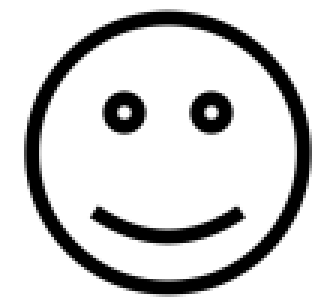
#> input picture CV_A2/CV_Assignment_2_Images/smile.png, 111 x 101 px (shown 3 times larger)
$ python A2_2d_transformations.py
#> lines starting #> are read from the running program, lines starting #| are printed output that depends on the picture
import cv2
import numpy as np

def get_transformed_image(img, matrix):
    rows=img.shape[0]
    cols=img.shape[1]

    x, y=np.meshgrid(np.arange(cols)-400, np.arange(rows)-400)
    coor=np.stack((x.flatten(), y.flatten(), np.ones(rows*cols)))
    new_coor=np.dot(matrix, coor).astype(int)

    new_coor[0, :]=new_coor[0, :]+400
    new_coor[1, :]=new_coor[1, :]+400

    for i in range(len(new_coor[0])):
      if new_coor[0][i]<0:
        new_coor[0][i]=0
      elif new_coor[0][i]>cols-1:
        new_coor[0][i]=cols-1

    for j in range(len(new_coor[1])):
      if new_coor[1][j]<0:
        new_coor[1][j]=0
      elif new_coor[1][j]>rows-1:
        new_coor[1][j]=rows-1

    transformed_img=img[new_coor[1, :], new_coor[0, :]]
    transformed_img=transformed_img.reshape(img.shape)

    return transformed_img


image=np.ones((801, 801), dtype=np.uint8)*255
# Please change the path of smile image if reading failed!
smile=cv2.imread('CV_Assignment_2_Images/smile.png',  cv2.IMREAD_GRAYSCALE)
#> smile is the input picture: shape (101, 111); min 0, max 255, mean 211.5
image[350:451, 345:456]=smile
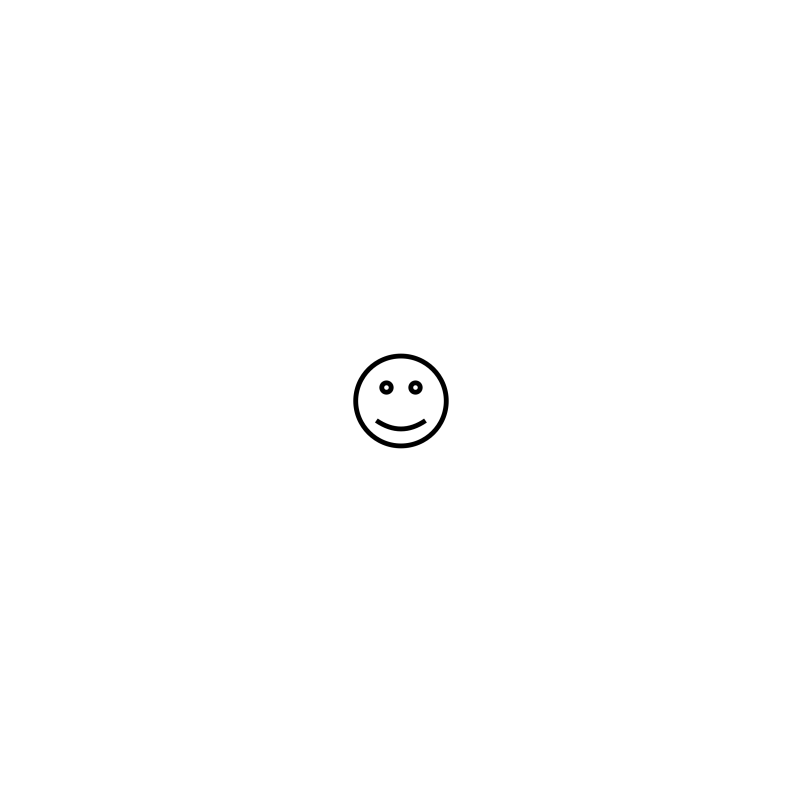
#> image: shape (801, 801); min 0, max 255, mean 254.2
img=image.copy()
Img=img.copy()

while True:
  cv2.imshow("2D transformation", Img)
  key=cv2.waitKey(1)
#> (key q is pressed here)

  if key==ord("q"):
    break
  elif key==ord("h"):
    img=image.copy()
  elif key==ord("a"):
    matrix=np.array([[1, 0, 5],
                    [0, 1, 0],
                    [0, 0, 1]])
    img=get_transformed_image(img, matrix)
  elif key==ord("d"):
    matrix=np.array([[1, 0, -5],
                    [0, 1, 0],
                    [0, 0, 1]])
    img=get_transformed_image(img, matrix)
  elif key==ord("w"):
    matrix=np.array([[1, 0, 0],
                    [0, 1, 5],
                    [0, 0, 1]])
    img=get_transformed_image(img, matrix)
  elif key==ord("s"):
    matrix=np.array([[1, 0, 0],
                    [0, 1, -5],
                    [0, 0, 1]])
    img=get_transformed_image(img, matrix)
  elif key==ord("r"):
    matrix=np.array([[np.cos(np.deg2rad(5)), -np.sin(np.deg2rad(5)), 0],
                    [np.sin(np.deg2rad(5)), np.cos(np.deg2rad(5)), 0],
                    [0, 0, 1]])
    img=get_transformed_image(img, matrix)
  elif key==ord("t"):
    matrix=np.array([[np.cos(np.deg2rad(5)), np.sin(np.deg2rad(5)), 0],
                    [-np.sin(np.deg2rad(5)), np.cos(np.deg2rad(5)), 0],
                    [0, 0, 1]])
    img=get_transformed_image(img, matrix)
  elif key==ord("f"):
    matrix=np.array([[-1, 0, 0],
                    [0, 1, 0],
                    [0, 0, 1]])
    img=get_transformed_image(img, matrix)
  elif key==ord("g"):
    matrix=np.array([[1, 0, 0],
                    [0,-1, 0],
                    [0, 0, 1]])
    img=get_transformed_image(img, matrix)
  elif key==ord("x"):
    matrix=np.array([[1+0.05, 0, 0],
                [0, 1, 0],
                [0, 0, 1]])
    img=get_transformed_image(img, matrix)
  elif key==ord("c"):
    matrix=np.array([[1-0.05, 0, 0],
                [0, 1, 0],
                [0, 0, 1]])
    img=get_transformed_image(img, matrix)
  elif key==ord("y"):
    matrix=np.array([[1, 0, 0],
                    [0, 1+0.05, 0],
                    [0, 0, 1]])
    img=get_transformed_image(img, matrix)
  elif key==ord("u"):
    matrix=np.array([[1, 0, 0],
                    [0, 1-0.05, 0],
                    [0, 0, 1]])
    img=get_transformed_image(img, matrix)

  Img=img.copy()
  cv2.arrowedLine(Img, (0, 400), (800, 400), 0, 2)
  cv2.arrowedLine(Img, (400, 800), (400, 0), 0, 2)
